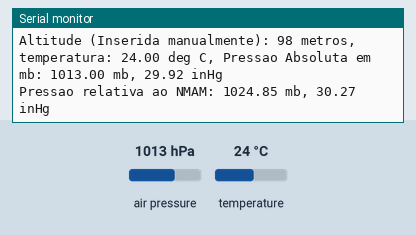
The sketch below on a simulated Arduino Uno, built with avr-gcc and run on an emulated ATmega328P. Shown: the last lines printed to the serial monitor. Inputs (shaded band) come from the test bench; at power-on: air pressure 1013 hPa, temperature 24 °C.

Above: at 5.9 s.
6.0 s: air pressure set to 952 hPa
At 10.38 s:
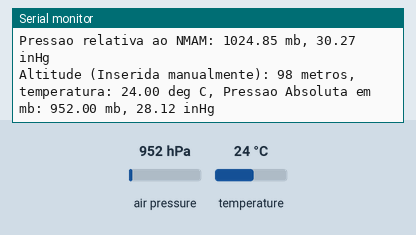
12.1 s: temperature set to 12 °C
At 15.9 s:
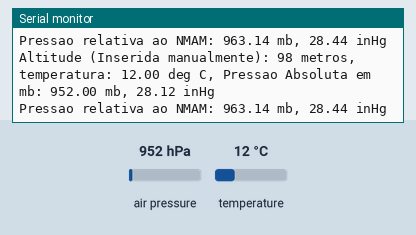
18.2 s: air pressure set to 975 hPa
At 21.3 s:
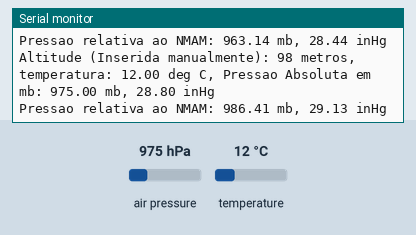
Timing chart, 0 to 22.8 s (numbered marks = the images above; inputs shaded):
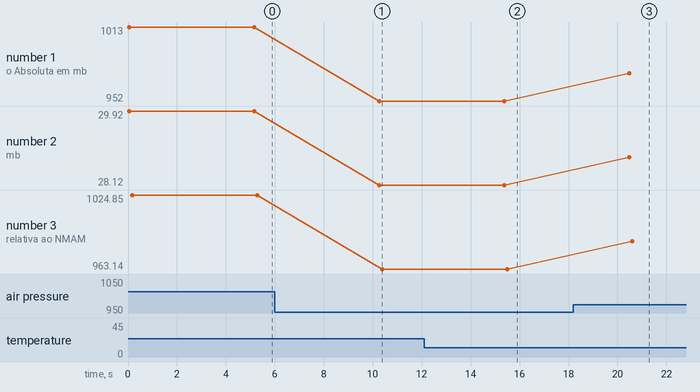

Measured:
- after the input at 6.0 s, the serial monitor: prints a new line after 4.3 s (image 1)
- after the input at 12.1 s, the serial monitor: prints a new line after 3.3 s (image 2)
- after the input at 18.2 s, the serial monitor: prints a new line after 2.3 s (image 3)
- plotted number 1: 1013 → 952 after the input at 6.0 s, 952 → 975 after the input at 18.2 s
- plotted number 2: 29.92 → 28.12 after the input at 6.0 s, 28.12 → 28.8 after the input at 18.2 s
- plotted number 3: 1024.85 → 963.14 after the input at 6.0 s, 963.14 → 986.41 after the input at 18.2 s

The sketch:

Barometrica_BMP180.ino
```cpp
/*

Este sensor mede a pressão absoluta (pressão ambiente actual), que varia de acordo com a meteorologia e a altitude
Antes de ler a pressão, é necessário ler a temperatura. Isto é feito usando as funções startTemperature() e getTemperature(), que devolvem o resultado (float) em graus celcius

Uma vez obtida a temperatura, pode-se começar a ler a pressão barométrica usando as funções startPressure() e getPressure. O resultado será em milibares, (hectopascai hPa)
Para se defenir a altutide relativa ao NMAM (Nível Médio das Águas do Mar) da cota actual, usa-se a função sealevel(). Esta altitude deve ser obtida usando por exemplo um equipamento de GPS, ou um smartphone.
Para se calcular a altitude, é necessário criar uma linha base de altitude. Para isto pode-se utilizar uma média de pressão ao NMAM, ou uma leitura de altitude anterior. Neste caso usar-se ia a função (altitude).

Wiring:
- (GND) to GND
+ (VDD) to 3.3V

ATENCAO: NÃO LIGAR O SENSOR A 5VDC, CASO CONTRARIO AVARIA.

Também vão ser necessários os pinos de barramento I2C (SCL e SDA), que variam de circuito para circuito. Ver tabela abaixo para arduino.

Arduino pins            :  SDA  SCL
Uno, Redboard, Pro:        A4   A5
Mega2560, Due:             20   21
Leonardo:                   2    3

O pino VDDIO fica livre, pois apenas é usado em circuitos lógicos de 1.8V

Bibliotecas usadas:

SFE_BMP180

Equações utilizadas: Equações de vigula flutuante, desenvolvidas pelo projeto Weather Station Data Logger: http://wmrx00.sourceforge.net/

Baseado no trabalho de Grusin 2013 e Arduino Comunityu 2015, adaptado por Apocsantos

ILM: "My four legged princess... Dady misses you a bunch"
*/

#include <SFE_BMP180.h> //biblioteca do sensor
#include <Wire.h> //biblioteca de barramento I2C

//cria-se um objecto SFE_BMP180 chamado pressure

SFE_BMP180 pressure;

#define ALTITUDE 98.0 //(1655.0) Altitude (em pés) actual da minha casota nas coordenadas 41.379562N, -8.746893W

void setup()
{
  Serial.begin(9600);
  Serial.println("Re-inicia");

  // Initialize the sensor (it is important to get calibration values stored on the device).

  if (pressure.begin())
    Serial.println("Inicializar sensor BMP180");
  else
  {
    Serial.println("Falha a iniciar o sensor BMP180 \n\n");
    while(1); // Pausa.
  }
}

void loop()
{
  char status;
  double T,P,p0,a;

  // Lê a pressão a cada 10 segundos.
  Serial.println();
  Serial.print("Altitude (Inserida manualmente): ");
  Serial.print(ALTITUDE,0);
  Serial.print(" metros, ");
  //não sou aviador, mas fica o calculo para altitude em pés: (Serial.print(ALTITUDE*3.28084,0); Serial.println("pés");)

  // Faz a medição da temperatura (valor necessário para o calculo da pressão baromtétrica)
  // Se a leitura foi efectuada com sucesso, um valor é retornado
  // If request is successful, the number of ms to wait is returned.
  // caso contrario é retornado zero
  status = pressure.startTemperature();
  if (status != 0)
  {
    // Aguarda o resultado da leitura
    delay(status);
    //Devolve uma leitura de tempratura, que é armazenada na variavel T.
    //Retorna 1 se a funcao foi executada correctamente e zero se falhou
    //Note to Self: Implementar try catch era interessante

    status = pressure.getTemperature(T);
    if (status != 0)
    {
      // Imprime na porta série o valor de temperatura:
      Serial.print("temperatura: ");
      Serial.print(T,2);
      Serial.print(" deg C, ");
      //Em Farenhieght se formos usar terminologia americana
      /*
      Serial.print((9.0/5.0)*T+32.0,2);
      Serial.println(" deg F");
      */

      //Inicia a medicao da pressao atmosférica
      //É enviado um parametro de oversampling entre zero e tres, conforme a resolucao pertendida (maior ou menor)
      //Se a funcao for executada com sucesso, retorna um valor em ms
      //caso contrario, retorna zero
      status = pressure.startPressure(3);
      if (status != 0)
      {
        // Aguarda o fim da medicao
        delay(status);
        //Devolve a medicao de pressao cmpleta.
        //O Valor da pressão é armazenado na variavel P. O valor da temperatura medida anteriormente, na variável T (valor necessário para o calculo).
        //Em ambientes de temperatura fixa, é desnecessário efectuar a medição de temperatura constantemente. Pode-se usar uma constante, ou utilizar uma temperatura vinda de outro sensor, tipo um DHT11.
        //Como em todas as funcoes anteriores, retorna 1 se a funcao executou com sucsso, e zero se falhou.
        //Note to Self: Mais um bom local para se usar um try catch e dar alguma informacao sobre o erro em caso de erro.
        status = pressure.getPressure(P,T);
        if (status != 0)
        {
          // Print out the measurement:
          Serial.print("Pressao Absoluta em mb: ");
          Serial.print(P,2);
          Serial.print(" mb, ");
          Serial.print(P*0.0295333727,2);
          Serial.println(" inHg");
          // Usa-se a constante ALTITUDE anteriormetne declarada, para remover a variaçao da pressão derivada da altitude
          // Parameteros: P = pressao absoluta em mb, ALTITUDE = altitude actual em metros.
          // Result: p0 = pressao compensada ao NMAM em mb
          p0 = pressure.sealevel(P,ALTITUDE); // Estou a 92metros, e altura e a vários cafés de pressao!
          Serial.print("Pressao relativa ao NMAM: ");
          Serial.print(p0,2);
          Serial.print(" mb, ");
          Serial.print(p0*0.0295333727,2);
          Serial.println(" inHg");

        }
        else Serial.println("Ocorreu um erro na medicao Cod-1\n");
      }
      else Serial.println("Ocorreu um erro na medicao Cod-2\n");
    }
    else Serial.println("Ocorreu um erro na medicao Cod-3\n");
  }
  else Serial.println("Ocorreu um erro na medicao Cod-4\n");

  delay(5000);  // Pause for 5 seconds.
}
```
